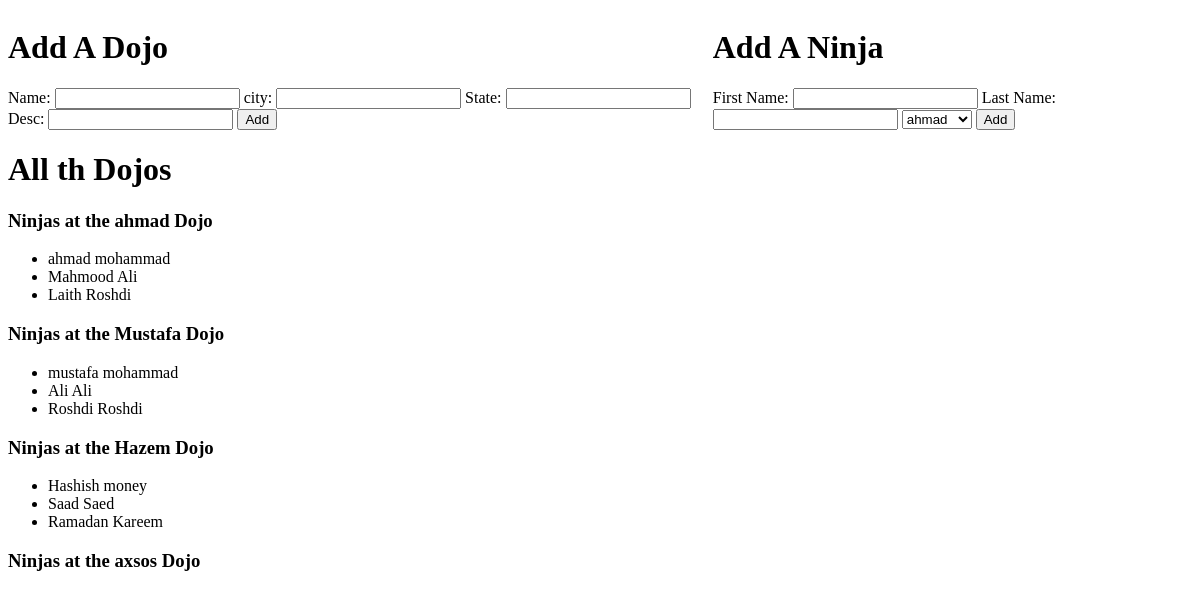
Before: / with the older database file.
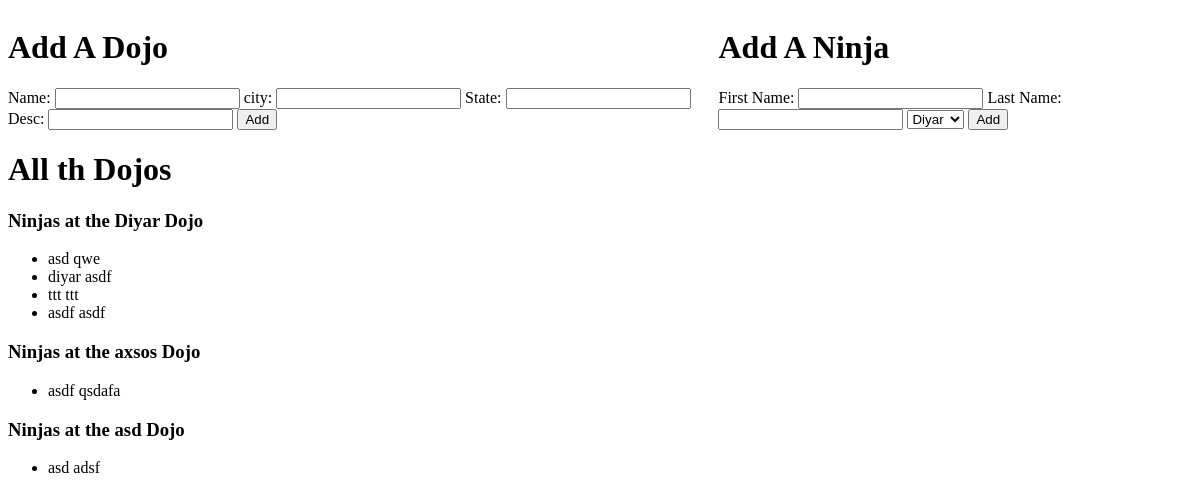
After: the same page with the newer database file.
### dojo_and_ninjas_app/models.py (models this page shows)
class dojo(models.Model):
    name = models.CharField(max_length=255)
    city = models.CharField(max_length=255)
    state = models.CharField(max_length=2)
    create_at = models.DateTimeField(auto_now_add=True)
    updated_at = models.DateTimeField(auto_now=True)
    desc = models.CharField(max_length=255)

class ninja(models.Model):
    dojo_id = models.ForeignKey(dojo, related_name='ninjas', on_delete=models.CASCADE)
    first_name = models.CharField(max_length=255)
    last_name = models.CharField(max_length=255)
    create_at = models.DateTimeField(auto_now_add=True)
    updated_at = models.DateTimeField(auto_now=True)

### dojo_and_ninjas_app/views.py (the view)
# urls.py: path('', views.index),
def index(request):
    context = {
        'dojos': dojo.objects.all(),
        'ninjas': ninja.objects.all(),
    }
    return render(request, 'index.html', context)

### dojo_and_ninjas_app/templates/index.html (shortened to what this page needs)
<!DOCTYPE html>
<html lang="en">
<head>
</head>
<body>
    <div class="body">
        <form action="/processdojo" method="post">
            <h1>Add A Dojo</h1>
            Name: <input type="text" name="name">
            city: <input type="text" name="city">
            State: <input type="text" name="state">
            Desc: <input type="text" name="desc">
            <input type="submit" value="Add">
        </form>
        <form action="/processninja" method="post">
            <h1>Add A Ninja</h1>
            First Name: <input type="text" name="fname">
            Last Name: <input type="text" name="lname">
            <select name="Dojo">
                {%for dojo in dojos%}
                <option value="{{dojo.name}}">{{dojo.name}}</option>
                {%endfor%}
            </select>
            <input type="submit" value="Add">
        </form>
    </div>
    <div>
        <h1>All th Dojos</h1>
        {%for dojo in dojos%}
        <h3>Ninjas at the {{dojo.name}} Dojo</h3>
        <ul>
            {%for ninja in ninjas%}
            {%if ninja.dojo_id.name == dojo.name%}
            <li>{{ninja.first_name}} {{ninja.last_name}}</li>
            {%endif%}
            {%endfor%}
        </ul>
        {%endfor%}
    </div>
</body>
</html>

### dojo_and_ninjas_app/templates/index.html (style rules this page uses)
.body { display: flex; justify-content: space-evenly; }

Changed rows visible on the page:
removed dojo: name "ahmad"
removed ninja: first_name "ahmad", last_name "mohammad"
removed ninja: first_name "Mahmood", last_name "Ali", shown under "ahmad"
removed ninja: first_name "Laith", last_name "Roshdi", shown under "ahmad"
removed dojo: name "Mustafa"
removed ninja: first_name "mustafa", last_name "mohammad", shown under "Mustafa"
removed ninja: first_name "Ali", last_name "Ali", shown under "Mustafa"
removed ninja: first_name "Roshdi", last_name "Roshdi", shown under "Mustafa"
removed dojo: name "Hazem"
removed ninja: first_name "Hashish", last_name "money", shown under "Hazem"
removed ninja: first_name "Saad", last_name "Saed", shown under "Hazem"
removed ninja: first_name "Ramadan", last_name "Kareem", shown under "Hazem"
added dojo: name "Diyar"
added ninja: first_name "asd", last_name "qwe", shown under "Diyar"
added ninja: first_name "diyar", last_name "asdf", shown under "Diyar"
added ninja: first_name "ttt", last_name "ttt", shown under "Diyar"
added ninja: first_name "asdf", last_name "asdf", shown under "Diyar"
added ninja: first_name "asdf", last_name "qsdafa", shown under "axsos"
added dojo: name "asd"
added ninja: first_name "asd", last_name "adsf"
Other visible differences:
form field Dojo: "ahmad" → "Diyar"
